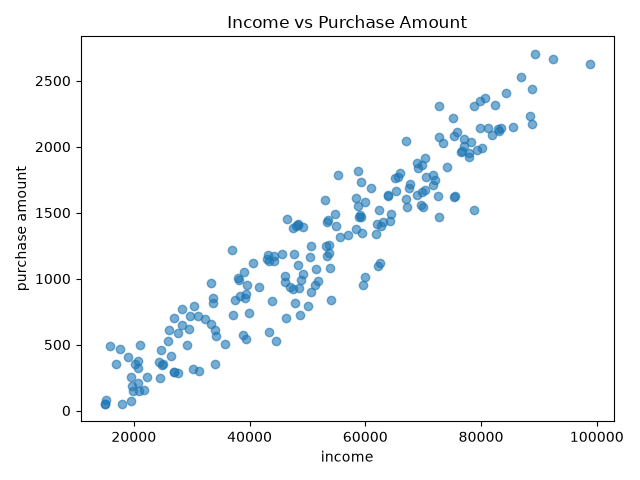

Generate this figure with Python:
import pandas as pd
import matplotlib.pyplot as plt
from pathlib import Path

csv = Path(__file__).with_name("income.csv")
df = pd.read_csv(csv)
print(df.info())



plt.scatter(
    df["income"],
    df["purchase_amount"],
    alpha=0.6
)

plt.xlabel("income")
plt.ylabel("purchase amount")
plt.title("Income vs Purchase Amount")

plt.tight_layout()
plt.show()
